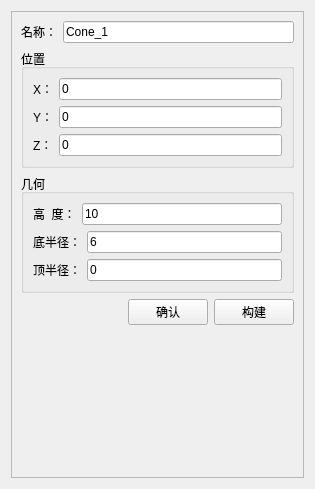
<?xml version="1.0" encoding="UTF-8"?>
<ui version="4.0">
 <class>FCConeSettingsWidget</class>
 <widget class="QWidget" name="FCConeSettingsWidget">
  <property name="geometry">
   <rect>
    <x>0</x>
    <y>0</y>
    <width>315</width>
    <height>489</height>
   </rect>
  </property>
  <property name="windowTitle">
   <string>Form</string>
  </property>
  <layout class="QGridLayout" name="gridLayout">
   <item row="0" column="0">
    <widget class="QFrame" name="frame">
     <property name="frameShape">
      <enum>QFrame::StyledPanel</enum>
     </property>
     <property name="frameShadow">
      <enum>QFrame::Raised</enum>
     </property>
     <layout class="QVBoxLayout" name="verticalLayout_3">
      <item>
       <layout class="QHBoxLayout" name="horizontalLayout">
        <item>
         <widget class="QLabel" name="label">
          <property name="text">
           <string>名称：</string>
          </property>
         </widget>
        </item>
        <item>
         <widget class="QLineEdit" name="lineEdit_name">
          <property name="text">
           <string>Cone_1</string>
          </property>
         </widget>
        </item>
       </layout>
      </item>
      <item>
       <widget class="QGroupBox" name="groupBox">
        <property name="title">
         <string>位置</string>
        </property>
        <layout class="QVBoxLayout" name="verticalLayout">
         <item>
          <layout class="QHBoxLayout" name="horizontalLayout_2">
           <item>
            <widget class="QLabel" name="label_2">
             <property name="text">
              <string>X：</string>
             </property>
            </widget>
           </item>
           <item>
            <widget class="QLineEdit" name="lineEdit_locationX">
             <property name="text">
              <string>0</string>
             </property>
            </widget>
           </item>
          </layout>
         </item>
         <item>
          <layout class="QHBoxLayout" name="horizontalLayout_3">
           <item>
            <widget class="QLabel" name="label_3">
             <property name="text">
              <string>Y：</string>
             </property>
            </widget>
           </item>
           <item>
            <widget class="QLineEdit" name="lineEdit_locationY">
             <property name="text">
              <string>0</string>
             </property>
            </widget>
           </item>
          </layout>
         </item>
         <item>
          <layout class="QHBoxLayout" name="horizontalLayout_4">
           <item>
            <widget class="QLabel" name="label_4">
             <property name="text">
              <string>Z：</string>
             </property>
            </widget>
           </item>
           <item>
            <widget class="QLineEdit" name="lineEdit_locationZ">
             <property name="text">
              <string>0</string>
             </property>
            </widget>
           </item>
          </layout>
         </item>
        </layout>
       </widget>
      </item>
      <item>
       <widget class="QGroupBox" name="groupBox_2">
        <property name="title">
         <string>几何</string>
        </property>
        <layout class="QVBoxLayout" name="verticalLayout_2">
         <item>
          <layout class="QHBoxLayout" name="horizontalLayout_5">
           <item>
            <widget class="QLabel" name="label_5">
             <property name="text">
              <string>高  度：</string>
             </property>
            </widget>
           </item>
           <item>
            <widget class="QLineEdit" name="lineEdit_height">
             <property name="text">
              <string>10</string>
             </property>
            </widget>
           </item>
          </layout>
         </item>
         <item>
          <layout class="QHBoxLayout" name="horizontalLayout_6">
           <item>
            <widget class="QLabel" name="label_6">
             <property name="text">
              <string>底半径：</string>
             </property>
            </widget>
           </item>
           <item>
            <widget class="QLineEdit" name="lineEdit_bottomR">
             <property name="text">
              <string>6</string>
             </property>
            </widget>
           </item>
          </layout>
         </item>
         <item>
          <layout class="QHBoxLayout" name="horizontalLayout_7">
           <item>
            <widget class="QLabel" name="label_7">
             <property name="text">
              <string>顶半径：</string>
             </property>
            </widget>
           </item>
           <item>
            <widget class="QLineEdit" name="lineEdit_topR">
             <property name="text">
              <string>0</string>
             </property>
            </widget>
           </item>
          </layout>
         </item>
        </layout>
       </widget>
      </item>
      <item>
       <layout class="QHBoxLayout" name="horizontalLayout_8">
        <item>
         <spacer name="horizontalSpacer">
          <property name="orientation">
           <enum>Qt::Horizontal</enum>
          </property>
          <property name="sizeHint" stdset="0">
           <size>
            <width>40</width>
            <height>20</height>
           </size>
          </property>
         </spacer>
        </item>
        <item>
         <widget class="QPushButton" name="pushButton_ok">
          <property name="text">
           <string>确认</string>
          </property>
         </widget>
        </item>
        <item>
         <widget class="QPushButton" name="pushButton_build">
          <property name="text">
           <string>构建</string>
          </property>
         </widget>
        </item>
       </layout>
      </item>
      <item>
       <spacer name="verticalSpacer">
        <property name="orientation">
         <enum>Qt::Vertical</enum>
        </property>
        <property name="sizeHint" stdset="0">
         <size>
          <width>20</width>
          <height>103</height>
         </size>
        </property>
       </spacer>
      </item>
     </layout>
    </widget>
   </item>
  </layout>
 </widget>
 <resources/>
 <connections/>
</ui>
